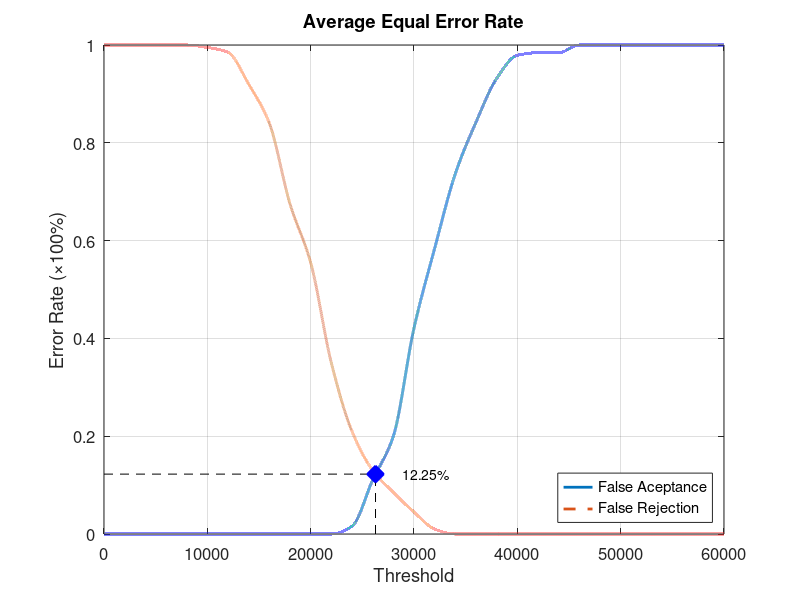
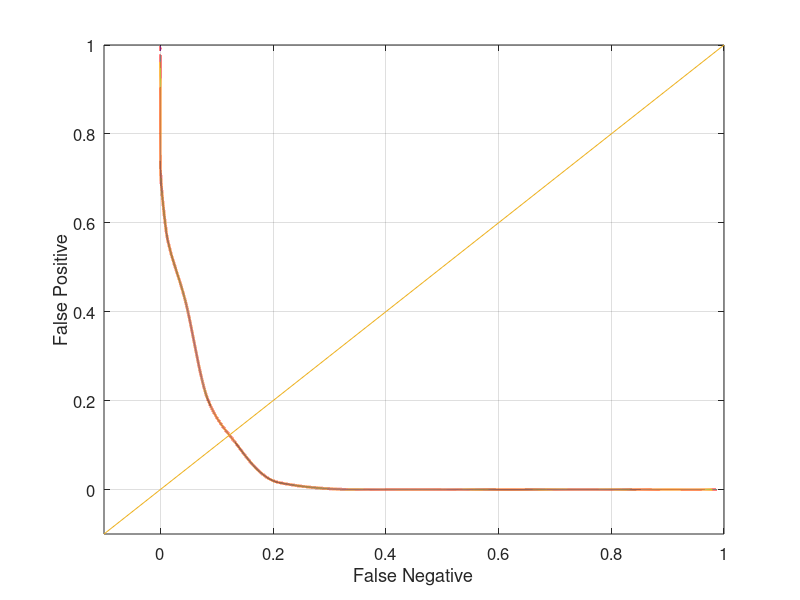

These figures' MATLAB source, in order:
function yEER = Database1_3
close all;
clear;
clc;
x = 0:2000:60000;
xq = 0:0.5:60000;

y0 = [0 0 0 0 0 0 0 0 0 0 0 0 0.0157895 0.110526 0.2 0.421053 0.584211 0.736842 0.842105 0.931579 0.978947 0.984211 0.984211 1 1 1 1 1 1 1 1];
yy0 = interp1(x, y0, xq, 'pchip');
y1 = [1 1 1 1 1 0.995 0.985 0.92 0.84 0.675 0.555 0.35 0.21 0.13 0.085 0.045 0.01 0 0 0 0 0 0 0 0 0 0 0 0 0 0];
yy1 = interp1(x, y1, xq, 'pchip');

% Calculating EER: 
y2 = abs(y0 - y1);
find(y2 == min(y2))
yy2 = abs(yy0 - yy1);
xEER = find(yy2 == min(yy2));
xEERIndex = xq(xEER) % X-axis EER
yEER = yy0(xEER) % Y-axis EER

main = figure
plot(xq, yy0,'-','LineWidth', 2);	hold on
plot(xq, yy1,'--','LineWidth', 2);	hold on
plot([xEERIndex xEERIndex], [0 yEER], 'k--');	hold on
plot([0 xEERIndex], [yEER yEER], 'k--');	hold on
plot(xEERIndex, yEER, 'bx', 'LineWidth', 10);	hold on
text(xEERIndex + 10 * xEERIndex / 100, yEER, [num2str(round((10000 * yEER)) / 100) '%'])
legend('False Aceptance', 'False Rejection', 'Location', 'SouthEast')
xlabel('Threshold')
ylabel('Error Rate (\times100%)')
title('Average Equal Error Rate')
set(gca, 'FontSize', 12)
axis([0 60000 0 1])
grid on

print(main, 'Database1_3Main', '-dpng');
FNRxFPR = figure('Color', [1 1 1]);
plot(yy1, yy0, '-', yy1, yy0, 'LineWidth', 2);
hold on
y = -0.1:0.1:1
plot(y, y); 
set(gca, 'FontSize', 12)
xlabel('False Negative')
ylabel('False Positive')
axis([-0.1 1 -0.1 1])
set(gca, 'FontSize', 12)
grid on

print(FNRxFPR, 'Database1_3FNRxFPR','-dpng');
end
